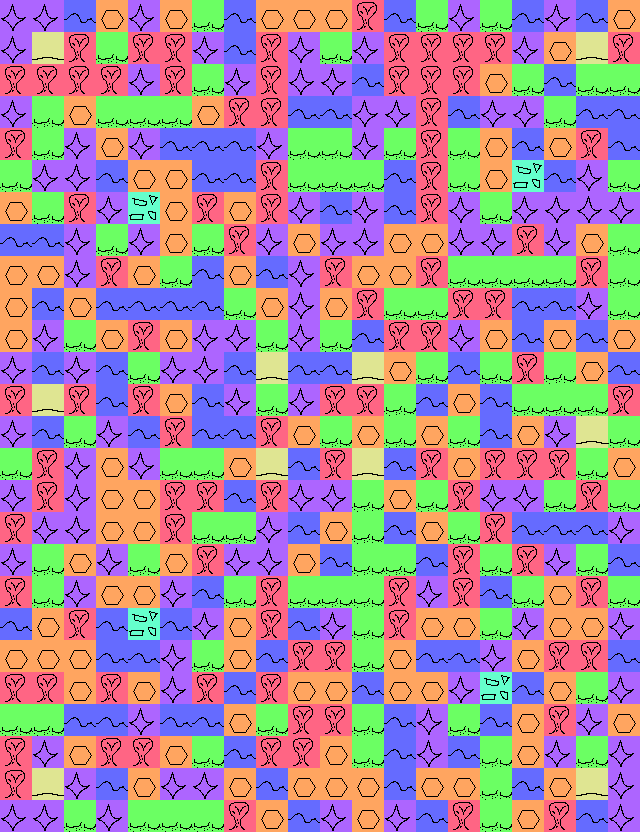

Below is a game level as drawn by its tile map, then a one-line description and the .tmx file that defines it, in full:
An orthogonal 20x26 tile map with 32x32 px tiles, 1 tile layer (Tile Layer 1).

<map version="1.10" tiledversion="1.11.0" orientation="orthogonal" renderorder="right-down" width="20" height="26" tilewidth="32" tileheight="32" infinite="0" nextlayerid="2" nextobjectid="1">
 <editorsettings>
  <export target="map.tmj" format="json" />
 </editorsettings>
 <tileset firstgid="1" source="Biomes.tsx" />
 <layer id="1" name="Tile Layer 1" width="20" height="26">
  <data encoding="csv">
7,7,6,2,7,2,4,6,2,2,2,1,6,4,7,4,6,7,6,2,
7,3,1,4,1,1,7,6,1,7,4,7,1,1,1,1,7,2,3,1,
1,1,1,1,7,1,4,7,1,7,7,6,1,1,1,2,4,6,4,4,
7,4,2,4,4,4,2,1,1,6,6,7,7,1,6,7,7,4,6,6,
1,4,7,2,7,6,6,6,7,4,4,7,4,1,4,2,6,2,1,6,
4,7,7,6,2,2,6,6,1,4,4,4,6,1,4,2,5,6,7,4,
2,4,1,7,5,2,1,2,1,7,6,7,6,1,7,4,7,7,7,7,
6,6,7,4,7,2,4,1,7,2,7,7,2,2,7,7,1,7,2,4,
2,2,7,1,2,4,6,2,6,7,1,2,2,1,4,4,4,4,1,4,
2,6,2,6,6,6,6,4,2,7,2,1,4,4,1,1,6,6,7,4,
2,7,4,2,1,2,7,7,4,7,4,6,1,1,7,2,6,2,6,2,
7,6,7,6,4,7,7,6,3,6,6,3,2,4,6,4,1,4,2,6,
1,3,1,6,1,2,6,7,4,7,1,1,4,6,2,6,4,4,4,1,
7,6,4,7,6,1,6,6,1,2,4,2,4,2,4,6,2,7,3,4,
4,1,7,2,7,4,4,2,3,6,1,3,6,1,2,1,1,1,4,2,
7,1,7,2,2,1,1,6,1,7,7,4,2,4,1,7,7,4,1,4,
1,7,7,2,2,1,4,4,7,6,2,4,6,2,4,1,6,6,6,7,
7,4,2,7,4,2,1,7,7,2,6,4,4,6,1,4,1,7,4,6,
1,4,7,2,2,7,6,4,1,4,4,4,1,7,1,6,4,2,1,4,
6,2,1,6,5,6,7,2,1,6,7,4,1,2,2,4,7,2,2,7,
2,2,2,6,6,7,4,2,6,1,1,4,2,6,6,7,2,1,1,6,
1,1,2,1,2,7,1,6,1,2,2,6,2,2,7,5,6,2,4,7,
4,4,6,6,7,6,6,2,4,1,1,4,6,7,4,6,2,1,7,2,
1,7,2,1,1,2,4,6,1,1,2,4,6,7,6,4,2,7,4,7,
1,3,7,6,2,7,7,2,6,2,2,2,6,2,2,4,6,2,3,7,
7,7,4,7,4,4,4,1,2,6,7,2,7,6,1,4,2,1,6,7
</data>
 </layer>
</map>
